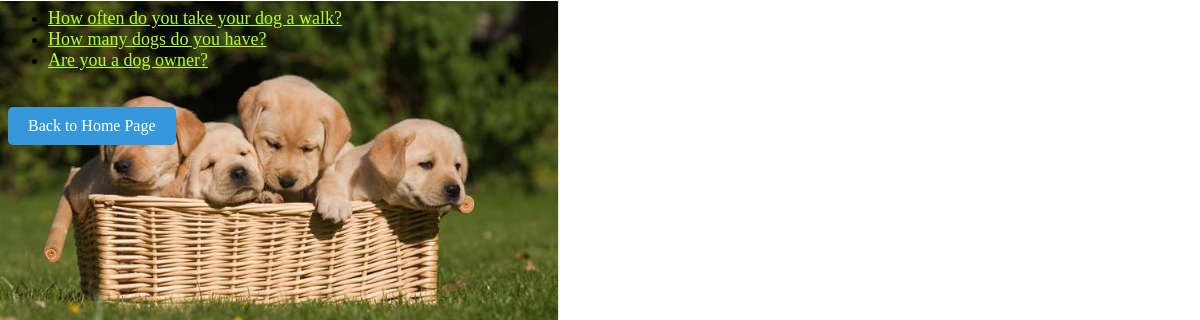
Screenshot of /polls/ with the database file from the repository.
### polls/models.py (models this page shows, shortened)
class Question(models.Model):
    question_text = models.CharField(max_length=200)
    pub_date = models.DateTimeField('date published')
    def was_published_recently(self):
        now = timezone.now()
        return now - datetime.timedelta(days=1) <= self.pub_date <= now
    was_published_recently.admin_order_field = 'pub_date'
    was_published_recently.boolean = True
    was_published_recently.short_description = 'Published recently?'

### polls/views.py (the view)
# urls.py: path('', views.index, name='index'),
def index(request):
    latest_question_list = Question.objects.order_by('-pub_date')[:5]
    template = loader.get_template('index.html')
    context = {
        'latest_question_list': latest_question_list,
    }
    return HttpResponse(template.render(context, request))

### polls/templates/index.html
{% load static %}
<link rel="stylesheet" href="{% static 'style.css' %}">
{% if latest_question_list %}
    <ul>
    {% for question in latest_question_list %}
    <li><a href="{% url 'polls:detail' question.id %}">{{ question.question_text }}</a></li>
    {% endfor %}
    </ul>
{% else %}
    <p>No polls are available.</p>
{% endif %}
<a href="/" class="btn-back">Back to Home Page</a>
{% load static %}
<link rel="stylesheet" href="{% static 'style2.css' %}">

### polls/static/style.css (style rules this page uses)
li a { color: greenyellow; font-size: 18px; }

### polls/static/style2.css (style rules this page uses)
.btn-back { display: inline-block; padding: 10px 20px; text-decoration: none; background-color: #3498db; color: white; border-radius: 5px; margin-top: 20px; }

### rows the page displays
Question: question_text "How often do you take your dog a walk?"
Question: question_text "How many dogs do you have?"
Question: question_text "Are you a dog owner?"
